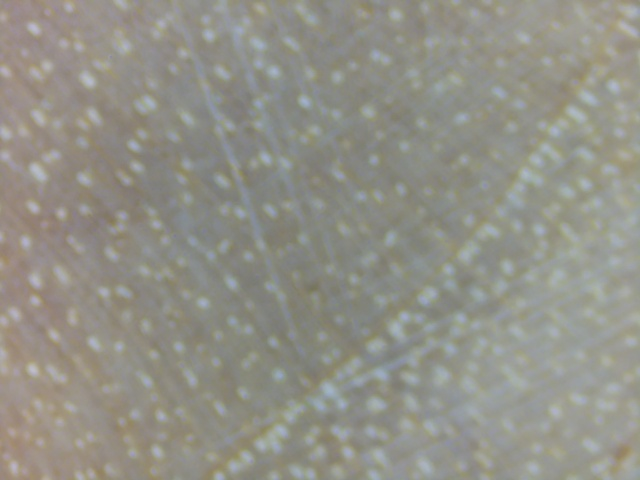
#> input picture code/center_imgs/img12-00-31.jpg, 640 x 480 px
$ python alignment.py --images center_imgs   (older library calls are emulated)
#> lines starting #> are read from the running program, lines starting #| are printed output that depends on the picture; after the words box and inside, x2 and y2 are one past the last pixel; in counts of white or black regions, pixels touching at a corner belong together
# adapted from https://pyimagesearch.com/2015/09/07/blur-detection-with-opencv/
from imutils import paths
import argparse
import numpy as np
import cv2
import os
import time

IMG_THRESHOLD= 200 # add to config probs
W_PIXELS_NO_CROP=3840
MM_TO_PIXEL_RATIO = 2/ W_PIXELS_NO_CROP # assuming ~ 2-3 mm in our field of view when scanning

img_array = []

def variance_of_laplacian(image):
    """Compute the Laplacian of the image and return the focus measure."""
    return cv2.Laplacian(image, cv2.CV_64F).var()

def center_band_grid(image, n_col, band_height_frac=0.2):
    """
    Create tiles that intersect the horizontal midpoint of the image.
    Each tile spans a portion of the width (n_col divisions)
    and covers a horizontal band centered vertically.
    """
    h, w = image.shape[:2]
    band_half = int((h * band_height_frac) / 2)
    cy = h // 2

    y_start = max(cy - band_half, 0)
    y_end   = min(cy + band_half, h)

    x_breaks = np.linspace(0, w, n_col + 1, dtype=int)
    tiles = []
    for c in range(n_col):
        x0, x1 = x_breaks[c], x_breaks[c+1]
        tile = image[y_start:y_end, x0:x1]
        tiles.append(tile)

    return tiles, (y_start, y_end), x_breaks

# [69 lines left out: functions get_focus_metric, core_alignment, not called in this run]


# -------------------------------------------------------

ap = argparse.ArgumentParser()
ap.add_argument("-i", "--images", required=True,
    help="path to input directory of images")
ap.add_argument("-t", "--threshold", type=float, default=200.0,
    help="focus measures that fall below this value will be considered 'blurry'")
ap.add_argument("-c", "--ncol", type=int, default=4,
    help="number of grids across the width of the image")
ap.add_argument("-b", "--bandheight", type=float, default=0.2,
    help="fraction of image height for the horizontal band (0.0–1.0)")
ap.add_argument("-s", "--show", action="store_true",
    help="show annotated images in a window (optional)")
args = vars(ap.parse_args())

# -------------------------------------------------------

input_dir = os.path.abspath(args["images"])
output_dir = input_dir + "_score"
os.makedirs(output_dir, exist_ok=True)
print(f"[INFO] Saving scored images to: {output_dir}")

for imagePath in paths.list_images(args["images"]):
    filename = os.path.basename(imagePath)
    save_path = os.path.join(output_dir, filename)

    original = cv2.imread(imagePath)
#> original is the input picture: shape (480, 640, 3); mean B, G, R 135.9, 145, 145.9
    if original is None:
        print(f"[WARNING] Could not read {imagePath}")
        continue

    image = original.copy()
    gray = cv2.cvtColor(image, cv2.COLOR_BGR2GRAY)
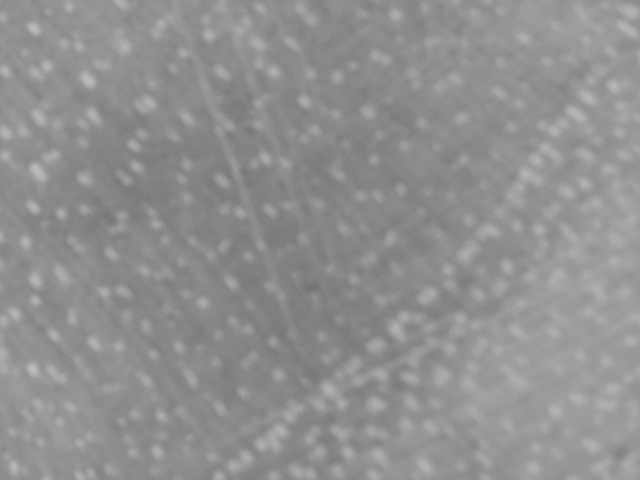
#> gray: shape (480, 640); min 113, max 191, mean 144.2

    t0 = time.time()

    # Create band grid
    tiles, (y_start, y_end), x_breaks = center_band_grid(
        gray, args["ncol"], band_height_frac=args["bandheight"]
    )
#> the loop in center_band_grid, `for c in range(n_col):` made 4 passes
#> pass 1, in center_band_grid, `tile = image[y_start:y_end, x0:x1]`:
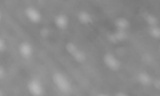
#> tile: shape (96, 160); min 120, max 183, mean 139.6
#> pass 2, in center_band_grid, `tile = image[y_start:y_end, x0:x1]`:
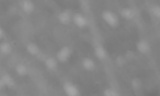
#> tile: shape (96, 160); min 115, max 165, mean 134
#> pass 3, in center_band_grid, `tile = image[y_start:y_end, x0:x1]`:
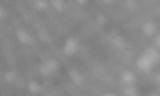
#> tile: shape (96, 160); min 124, max 172, mean 137.9
#> after the loop in center_band_grid, `for c in range(n_col):`: tiles = 4 items
#> tiles = 4 items; y_start = 192; y_end = 288; x_breaks = [0, 160, 320, 480, 640]

    for c, tile in enumerate(tiles):
        fm = variance_of_laplacian(tile)
        label = f"{fm:.1f}"
        color = (0, 0, 255) if fm < args["threshold"] else (255, 0, 0)

        # Tile geometry
        x0, x1 = x_breaks[c], x_breaks[c+1]
        tile_w = x1 - x0
        tile_h = y_end - y_start

        # Center label in tile
        text_size, _ = cv2.getTextSize(label, cv2.FONT_HERSHEY_SIMPLEX, 1.5, 3)
        text_w, text_h = text_size
        x_text = x0 + (tile_w - text_w) // 2
        y_text = y_start + (tile_h + text_h) // 2

        cv2.putText(image, label, (x_text, y_text),
                    cv2.FONT_HERSHEY_SIMPLEX, 1, color, 2)
#> this loop made 4 passes
#> (fm, label, x0, x1, x_text) on passes 1 to 4: (5.6, '5.6', 0, 160, 41), (4.91, '4.9', 160, 320, 201), (4.42, '4.4', 320, 480, 361), (3.83, '3.8', 480, 640, 521)
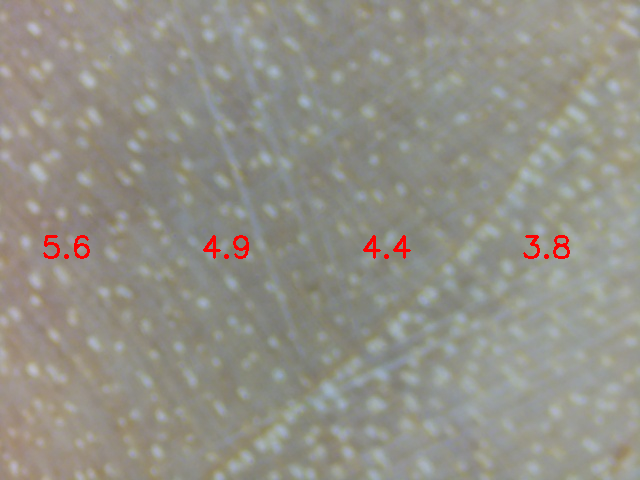
#> image: shape (480, 640, 3); 0.47% of pixels changed, all inside (x1, y1, x2, y2) = (43, 235, 570, 259)

    # Draw grid lines
    for xb in x_breaks:
        cv2.line(image, (xb, y_start), (xb, y_end), (200, 200, 200), 2)
#> this loop made 5 passes
#> xb on passes 2 to 5: 160, 320, 480, 640
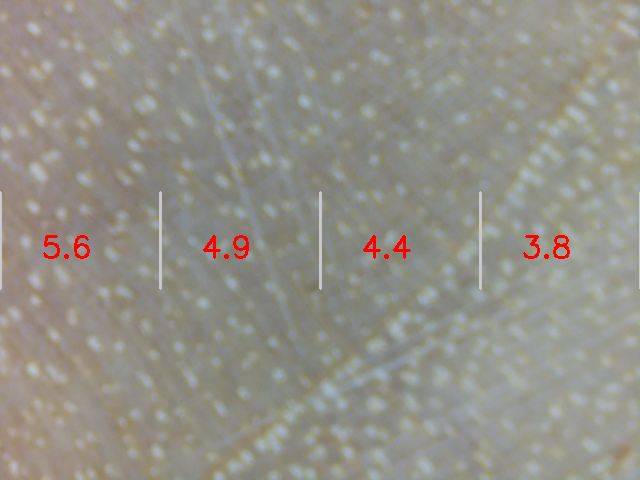
#> image: shape (480, 640, 3); 0.38% of pixels changed, all inside (x1, y1, x2, y2) = (0, 191, 640, 290)
    cv2.line(image, (0, y_start), (image.shape[1], y_start), (200, 200, 200), 2)
    cv2.line(image, (0, y_end), (image.shape[1], y_end), (200, 200, 200), 2)
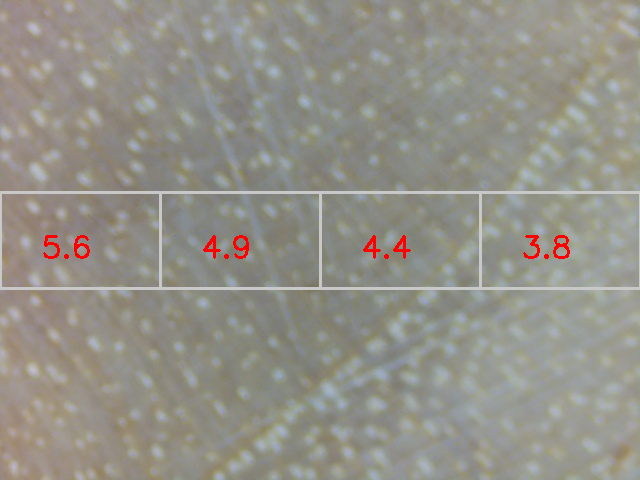
#> image: shape (480, 640, 3); mean B, G, R 136.4, 145.3, 147.4

    t1 = time.time()
    print(f"[INFO] Processed {filename} in {(t1 - t0):.3f}s")

    cv2.imwrite(save_path, image)

    if args["show"]:
        cv2.namedWindow("Scored Image", cv2.WINDOW_NORMAL)
        cv2.imshow("Scored Image", image)
        key = cv2.waitKey(0)
        if key == 27:
            break
#> pass 2 of the loop `for imagePath in paths.list_images(args["images"]):`:
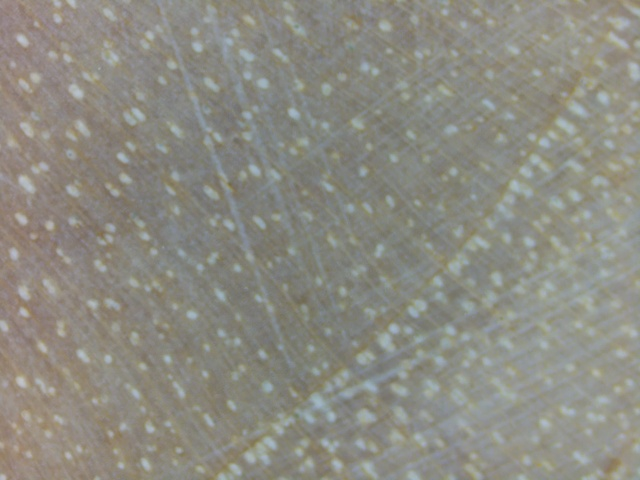
#> input picture code/center_imgs/img12-00-36.jpg, 640 x 480 px
#> original is the input picture: shape (480, 640, 3); mean B, G, R 130.2, 139.1, 140.1
#> the loop `for c, tile in enumerate(tiles):` made 4 passes
#> (fm, label, x0, x1, text_size, text_w, x_text) on passes 1 to 4: (26.18, '26.2', 0, 160, (108, 34), 108, 26), (18.46, '18.5', 160, 320, (108, 34), 108, 186), (15.29, '15.3', 320, 480, (108, 34), 108, 346), (9.77, '9.8', 480, 640, (78, 34), 78, 521)
#> after the loop `for c, tile in enumerate(tiles):`:
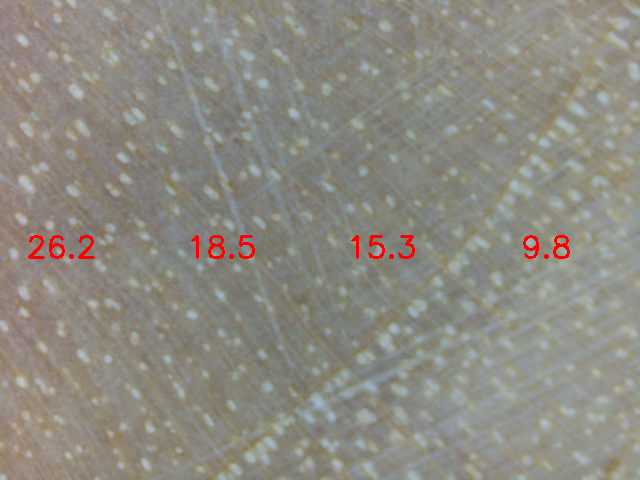
#> image: shape (480, 640, 3); 0.6% of pixels changed, all inside (x1, y1, x2, y2) = (28, 235, 570, 259)
#> the loop `for xb in x_breaks:` made 5 passes
#> `cv2.line(image, (0, y_end), (image.shape[1], y_end), (200, 200, 200), 2)`:
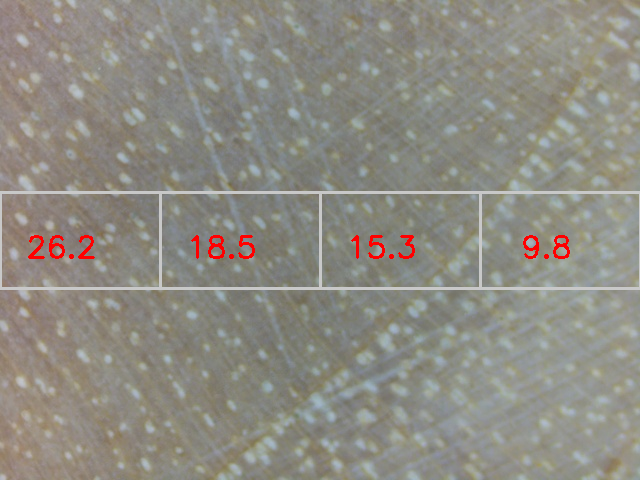
#> image: shape (480, 640, 3); mean B, G, R 130.6, 139.3, 141.8

cv2.destroyAllWindows()
print("[INFO] Done.")
